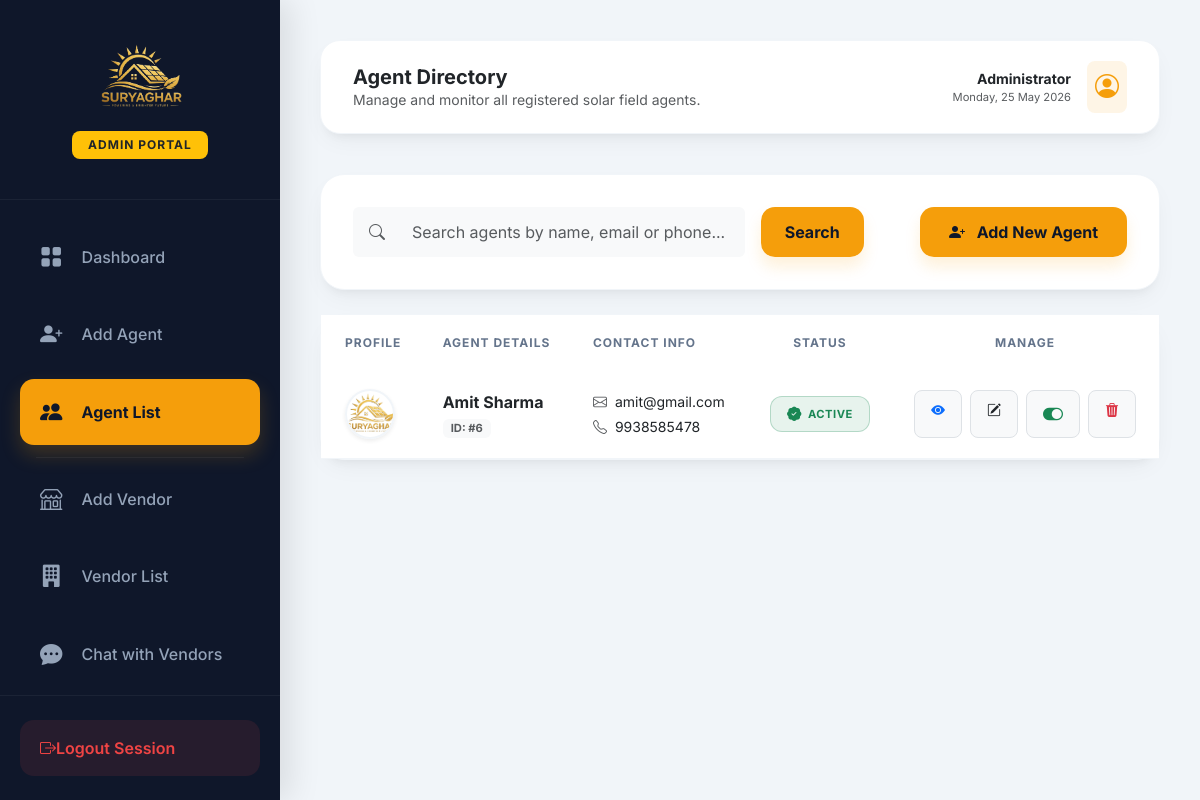
The page /agent-list/ (signed in) on the database its author committed.
### app/models.py (models this page shows, shortened)
class Agent(models.Model):
    name = models.CharField(max_length=100)
    email = models.EmailField(unique=True)
    phone = models.CharField(max_length=15, unique=True)
    address = models.TextField(null=True, blank=True)
    profile_photo = models.ImageField(upload_to='profile_photos/', null=True, blank=True)
    aadhar_number = models.CharField(max_length=15, null=True, blank=True)
    aadhar_card_image = models.ImageField(upload_to='aadhar_cards/', null=True, blank=True)
    password = models.CharField(max_length=100)
    is_active = models.BooleanField(default=True)
    created_at = models.DateTimeField(auto_now_add=True)

### app/views.py (the view)
# urls.py: path('agent-list/', views.agent_list, name='agent_list'), # List of all agents
def agent_list(request):
    if not request.user.is_authenticated or not request.user.is_staff:
        return redirect('admin_login')
    query = request.GET.get('search')
    if query:
        agents = Agent.objects.filter(
            Q(name__icontains=query) | Q(email__icontains=query) | Q(phone__icontains=query)
        ).order_by('-created_at')
    else:
        agents = Agent.objects.all().order_by('-created_at')
    return render(request, 'admin/agent_list.html', {'agents': agents})

### app/templates/admin/agent_list.html (shortened to what this page needs)
{% extends 'admin/admin_dashboard.html' %}
{% load static %}
{% block page_title %}Agent Directory{% endblock %}
{% block page_subtitle %}Manage and monitor all registered solar field agents.{% endblock %}
{% block dashboard_content %}
<div class="row g-4 mb-4">
    <div class="col-12">
        <div class="modern-card">
            <div class="row align-items-center g-3">
                <div class="col-md-8">
                    <form method="GET" class="d-flex gap-3">
                        <div class="input-group flex-grow-1">
                            <span class="input-group-text bg-light border-0 px-3"><i class="bi bi-search text-muted"></i></span>
                            <input type="text" name="search" class="form-control border-0 bg-light py-2" placeholder="Search agents by name, email or phone..." value="{{ request.GET.search }}">
                        </div>
                        <button class="btn btn-modern-gold px-4" type="submit">Search</button>
                    </form>
                </div>
                <div class="col-md-4 text-md-end">
                    <a href="{% url 'add_agent' %}" class="btn btn-modern-gold">
                        <i class="bi bi-person-plus-fill me-2"></i> Add New Agent
                    </a>
                </div>
            </div>
        </div>
    </div>
</div>
<div class="row">
    <div class="col-12">
        <div class="modern-card p-0">
            <div class="table-responsive">
                <table class="table modern-table mb-0">
                    <thead>
                        <tr>
                            <th class="ps-4">Profile</th>
                            <th>Agent Details</th>
                            <th>Contact Info</th>
                            <th class="text-center">Status</th>
                            <th class="text-center">Manage</th>
                        </tr>
                    </thead>
                    <tbody>
                        {% for agent in agents %}
                        <tr>
                            <td class="ps-4 py-3">
                                {% if agent.profile_photo %}
                                    <img src="{{ agent.profile_photo.url }}" class="rounded-circle shadow-sm" width="50" height="50" style="object-fit: cover; border: 2px solid #f1f5f9;">
                                {% else %}
                                    <div class="icon-gold rounded-circle d-flex align-items-center justify-content-center" style="width: 50px; height: 50px;">
                                        <i class="bi bi-person-fill fs-4"></i>
                                    </div>
                                {% endif %}
                            </td>
                            <td>
                                <div class="fw-bold text-dark">{{ agent.name }}</div>
                                <div class="badge bg-light text-muted small px-2 py-1" style="font-size: 0.7rem; border-radius: 6px;">ID: #{{ agent.id }}</div>
                            </td>
                            <td>
                                <div class="small mb-1"><i class="bi bi-envelope me-2 text-muted"></i>{{ agent.email }}</div>
                                <div class="small"><i class="bi bi-telephone me-2 text-muted"></i>{{ agent.phone }}</div>
                            </td>
                            <td class="text-center">
                                {% if agent.is_active %}
                                    <span class="badge-modern bg-success bg-opacity-10 text-success border border-success border-opacity-25">
                                        <i class="bi bi-patch-check-fill"></i> ACTIVE
                                    </span>
                                {% else %}
                                    <span class="badge-modern bg-danger bg-opacity-10 text-danger border border-danger border-opacity-25">
                                        <i class="bi bi-lock-fill"></i> BLOCKED
                                    </span>
                                {% endif %}
                            </td>
                            <td class="text-center">
                                <div class="d-flex gap-2 justify-content-center">
                                    <a href="{% url 'view_agent' agent.id %}" class="btn btn-sm btn-light rounded-3 px-3 py-2 border" title="View Profile">
                                        <i class="bi bi-eye-fill text-primary"></i>
                                    </a>
                                    <a href="{% url 'edit_agent' agent.id %}" class="btn btn-sm btn-light rounded-3 px-3 py-2 border" title="Edit Agent">
                                        <i class="bi bi-pencil-square text-dark"></i>
                                    </a>
                                    <a href="{% url 'toggle_access' agent.id %}" class="btn btn-sm btn-light rounded-3 px-3 py-2 border" title="Toggle Access">
                                        <i class="bi {% if agent.is_active %}bi-toggle-on text-success{% else %}bi-toggle-off text-muted{% endif %} fs-5"></i>
                                    </a>
                                    <a href="{% url 'delete_agent' agent.id %}" class="btn btn-sm btn-light rounded-3 px-3 py-2 border delete-confirm" data-message="Are you sure you want to delete this agent? This action cannot be undone." title="Delete">
                                        <i class="bi bi-trash3-fill text-danger"></i>
                                    </a>
                                </div>
                            </td>
                        </tr>
                        {% endfor %}
                    </tbody>
                </table>
            </div>
        </div>
    </div>
</div>
{% endblock %}

### app/templates/admin/admin_dashboard.html (style rules this page uses)
:root { --sidebar-width: 280px; --deep-navy: #0f172a; --secondary-navy: #1e293b; --gold-primary: #f59e0b; --gold-hover: #d97706; --bg-light: #f1f5f9; --text-main: #1e293b; --text-muted: #64748b; --card-shadow: 0 10px 25px -5px rgba(0, 0, 0, 0.05), 0 8px 10px -6px rgba(0, 0, 0, 0.05); --transition: all 0.3s cubic-bezier(0.4, 0, 0.2, 1); }
body { font-family: 'Inter', system-ui, -apple-system, sans-serif; background-color: var(--bg-light); color: var(--text-main); }
.modern-card { background: white; border: none; border-radius: 24px; box-shadow: var(--card-shadow); padding: 2rem; transition: var(--transition); border: 1px solid #f1f5f9; }
.btn-modern-gold { background: var(--gold-primary); color: var(--deep-navy); padding: 0.8rem 1.8rem; border-radius: 14px; font-weight: 700; border: none; box-shadow: 0 10px 15px rgba(245, 158, 11, 0.15); transition: var(--transition); }
.modern-table thead { background: #f8fafc; }
.modern-table th { font-weight: 700; text-transform: uppercase; font-size: 0.75rem; letter-spacing: 1px; color: var(--text-muted); padding: 1.2rem; border: none; }
.modern-table td { padding: 1.2rem; vertical-align: middle; border-bottom: 1px solid #f1f5f9; }
.badge-modern { display: inline-flex; align-items: center; gap: 6px; padding: 6px 16px; border-radius: 12px; font-weight: 700; font-size: 0.7rem; text-transform: uppercase; letter-spacing: 0.5px; white-space: nowrap; transition: var(--transition); }
.badge-modern i { font-size: 0.9rem; }

### rows shown on the page
Agent: profile_photo (picture), name "Amit Sharma", id "6", email "amit@gmail.com", phone "9938585478", is_active True (drawn)
